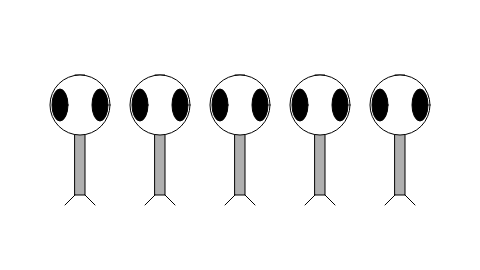
Frame 1 (no input)
Frame 60 (no input): identical to frame 1, image omitted
Frame 120 (the mouse pressed at the canvas centre since frame 60): identical to frame 1, image omitted

The p5.js sketch that drew this single still picture (run headless with seeded random() and noise() and a simulated clock; from frame 60 on, the mouse is pressed at the canvas centre):

// p5.js sketch
// ── sketch.js
// Learning Processing
// Daniel Shiffman
// http://www.learningprocessing.com

// Example 6-11: Multiple Zoogs

var w = 60;
var h = 60;
var eyeSize = 16;

function setup() {
  createCanvas(480, 270);
}

function draw() {
  background(255);
  
  ellipseMode(CENTER);
  rectMode(CENTER);
  
  var y = height/2;
  
  // Multiple versions of Zoog
  // The variable x is now included in a for loop, in order to iterate and display multiple Zoogs!
  for (var x = 80; x < width; x += 80) { 
    
    // Draw Zoog's body
    stroke(0);
    fill(175);
    rect(x,y,w/6,h*2);
    
    // Draw Zoog's head
    fill(255);
    ellipse(x,y-h/2,w,h);
    
    // Draw Zoog's eyes
    fill(0);
    ellipse(x-w/3,y-h/2,eyeSize,eyeSize*2);
    ellipse(x+w/3,y-h/2,eyeSize,eyeSize*2);
    
    // Draw Zoog's legs
    stroke(0);
    line(x-w/12,y+h,x-w/4,y+h+10);
    line(x+w/12,y+h,x+w/4,y+h+10); 
  }
  
}
